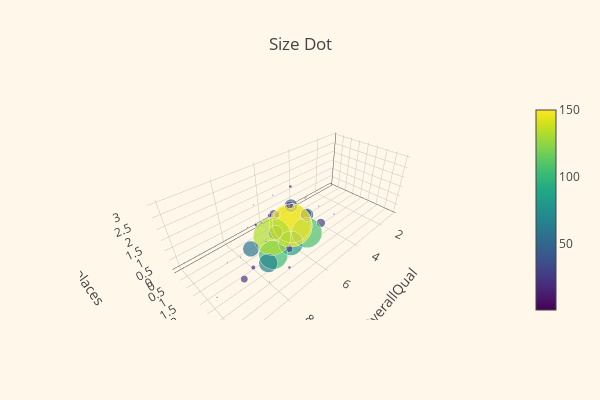

Notebook code cell kept with this figure:
### Markdown cell above
## 04. Visualizing
- 3D Plot

### Code cell
test = df_train[['OverallQual', 'GarageCars', 'Fireplaces']]
by = test.groupby(['OverallQual', 'GarageCars', 'Fireplaces']).size().reset_index()
trace1 = go.Scatter3d(
    x = by['OverallQual'], y = by['GarageCars'], z = by['Fireplaces'], 
    mode = 'markers',
    marker = dict(sizemode = 'diameter', size = by[0]//5, color = by[0], colorscale = 'Viridis', showscale = True,
                 colorbar=dict( len=1, thickness=20)),
    
)

data = [trace1]
layout = go.Layout(
    width = 600, height = 400, title = 'Size Dot', hovermode = 'closest',
    paper_bgcolor='rgb(254, 247, 234)', plot_bgcolor='rgb(254, 247, 234)',
    scene = dict(xaxis=dict(title = 'OverallQual'), yaxis=dict(title='GarageCars'), zaxis=dict(title='Fireplaces')))
fig = go.Figure(data=data, layout = layout)
py.iplot(fig)

### Figure 1 — Plotly figure (JSON) as saved in the notebook; plotly's stock layout.template omitted (floating-point values rounded to 4 significant figures)
{"data": [{"marker": {"color": [2, 1, 2, 6, 5, 1, 5, 1, 2, 23, 2, 1, 43, 6, 1, 31, 4, 1, 1, 1, 1, 28, 4, 136, 48, 10, 1, 107, 46, 8, 4, 1, 1, 1, 11, 1, 51, 37, 7, 86, 150, 26, 1, 2, 1, 2, 11, 7, 103, 132, 19, 1, 10, 27, 1, 1, 1, 1, 1, 17, 59, 7, 1, 7, 66, 5, 1, 6, 1, 1, 26, 7, 1, 1, 9, 2], "colorbar": {"len": 1, "thickness": 20}, "colorscale": "Viridis", "showscale": true, "size": [0, 0, 0, 1, 1, 0, 1, 0, 0, 4, 0, 0, 8, 1, 0, 6, 0, 0, 0, 0, 0, 5, 0, 27, 9, 2, 0, 21, 9, 1, 0, 0, 0, 0, 2, 0, 10, 7, 1, 17, 30, 5, 0, 0, 0, 0, 2, 1, 20, 26, 3, 0, 2, 5, 0, 0, 0, 0, 0, 3, 11, 1, 0, 1, 13, 1, 0, 1, 0, 0, 5, 1, 0, 0, 1, 0], "sizemode": "diameter"}, "mode": "markers", "type": "scatter3d", "x": [1, 2, 2, 3, 3, 3, 3, 3, 3, 4, 4, 4, 4, 4, 4, 4, 4, 4, 4, 4, 4, 5, 5, 5, 5, 5, 5, 5, 5, 5, 5, 5, 5, 5, 6, 6, 6, 6, 6, 6, 6, 6, 6, 6, 7, 7, 7, 7, 7, 7, 7, 7, 7, 7, 7, 7, 7, 8, 8, 8, 8, 8, 8, 8, 8, 8, 9, 9, 9, 9, 9, 9, 9, 10, 10, 10], "y": [0, 0, 1, 0, 1, 1, 2, 2, 3, 0, 0, 0, 1, 1, 1, 2, 2, 2, 3, 4, 4, 0, 0, 1, 1, 1, 1, 2, 2, 2, 3, 3, 3, 4, 0, 0, 1, 1, 1, 2, 2, 2, 3, 3, 0, 1, 1, 1, 2, 2, 2, 2, 3, 3, 3, 4, 4, 0, 1, 2, 2, 2, 2, 3, 3, 3, 2, 2, 2, 3, 3, 3, 3, 2, 3, 3], "z": [0, 1, 0, 0, 0, 1, 0, 1, 0, 0, 1, 2, 0, 1, 2, 0, 1, 2, 0, 0, 1, 0, 1, 0, 1, 2, 3, 0, 1, 2, 0, 1, 2, 0, 0, 1, 0, 1, 2, 0, 1, 2, 0, 1, 0, 0, 1, 2, 0, 1, 2, 3, 0, 1, 2, 0, 1, 0, 1, 0, 1, 2, 3, 0, 1, 2, 0, 1, 2, 0, 1, 2, 3, 1, 1, 2]}], "layout": {"height": 400, "hovermode": "closest", "paper_bgcolor": "rgb(254, 247, 234)", "plot_bgcolor": "rgb(254, 247, 234)", "scene": {"xaxis": {"title": "OverallQual"}, "yaxis": {"title": "GarageCars"}, "zaxis": {"title": "Fireplaces"}}, "title": "Size Dot", "width": 600}}
